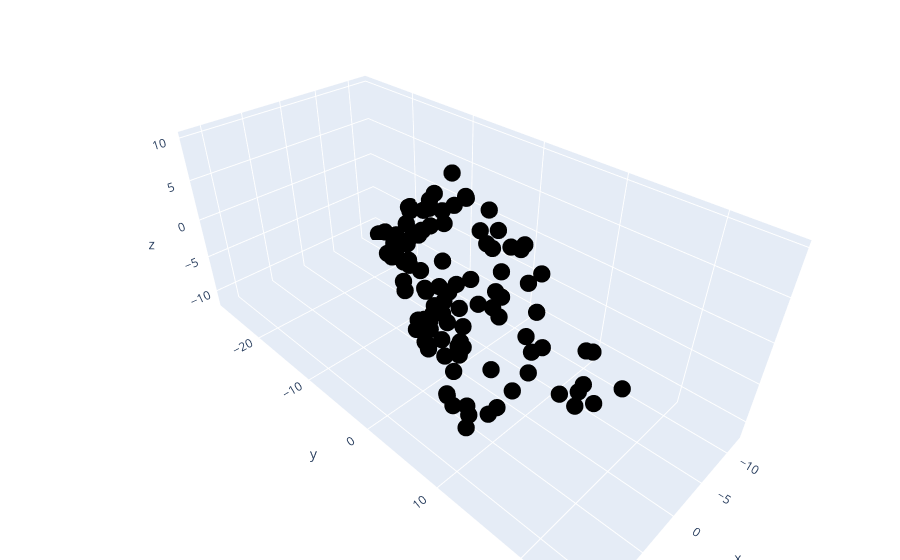

The code cell stored with this chart in its notebook:
### Code cell
#2-3
import plotly.graph_objects as go

# two vectors in R3
v1 = np.array([ 3,5,1 ])
v2 = np.array([ 0,2,2 ])

## uncomment the lines below for the second part
# v1 = np.array([ 3.0,5.0,1.0 ])
# v2 = np.array([ 1.5,2.5,0.5 ])


# random scalars in the x-axis range
scalars = np.random.uniform(low=xlim[0],high=xlim[1],size=(100,2))



# create random points
points = np.zeros((100,3))
for i in range(len(scalars)):

  # define this point as a random weighted combination of the two vectors
  points[i,:] = v1*scalars[i,0] + v2*scalars[i,1]


# draw the dots in the plane
fig = go.Figure( data=[go.Scatter3d(x=points[:,0], y=points[:,1], z=points[:,2], mode='markers', marker=dict(size=6,color='black') )])

fig.update_layout(margin=dict(l=0,r=0,b=0,t=0))
plt.savefig('Figure_02_07b.png',dpi=300)

fig.show()
